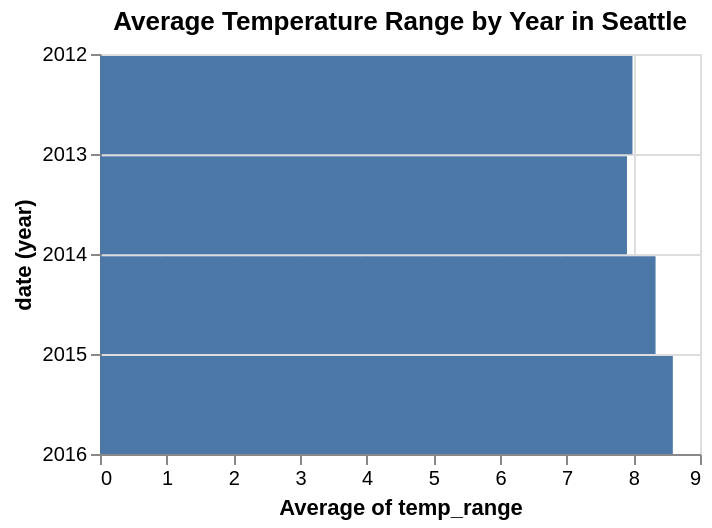

Notebook cell for this chart:
### Code cell
val dataWithRange = data.addColumn["temp_range", Double] {r => r.temp_max - r.temp_min}
Html(dataWithRange.take(5).html)
barPlot.plot(
  _.data.values := dataWithRange.asJson,
  _.encoding.x.field := "temp_range",
  _.encoding.x.aggregate := "average",
  _.encoding.y.field := "date",
  _.encoding.y.timeUnit := "year",
  _.height := 200,
  _.title := "Average Temperature Range by Year in Seattle"
)

### Figure 1 — Vega-Lite specification as saved in the notebook (floating-point values rounded to 4 significant figures; data arrays with more than 128 entries replaced by an {"elided": "..."} marker saying what was removed)
{"$schema": "https://vega.github.io/schema/vega-lite/v6.json", "data": {"values": {"elided": "1461 records"}}, "description": "A simple bar chart with embedded data.", "encoding": {"x": {"aggregate": "average", "field": "temp_range", "type": "quantitative"}, "y": {"field": "date", "sort": "descending", "timeUnit": "year", "type": "temporal"}}, "height": 200, "mark": "bar", "title": "Average Temperature Range by Year in Seattle", "width": 300}
